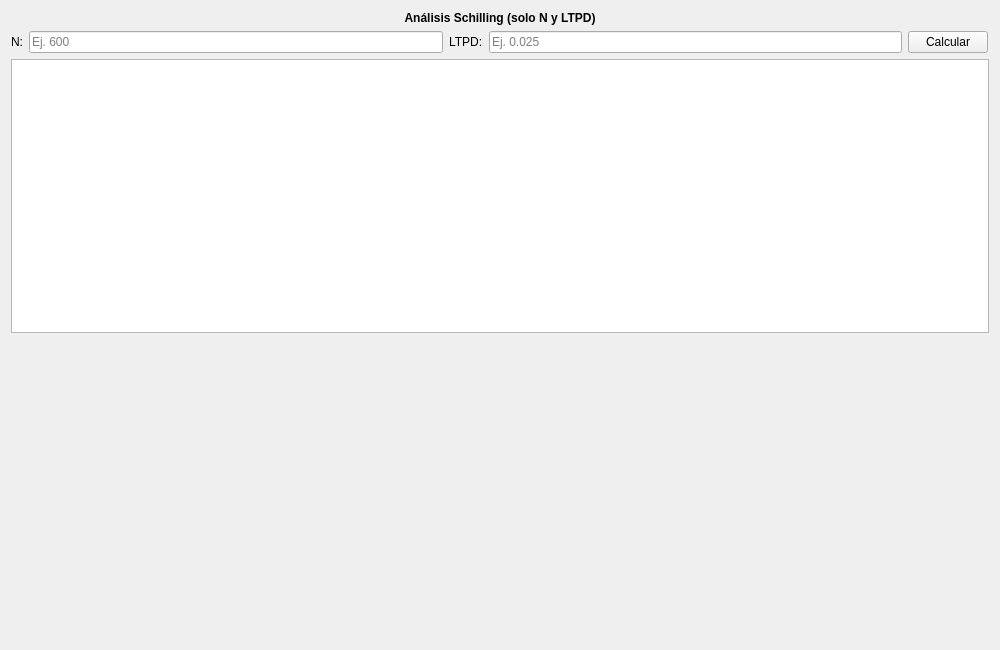
<?xml version="1.0" encoding="UTF-8"?>
<ui version="4.0">
 <class>SchillingView</class>
 <widget class="QWidget" name="SchillingView">
  <property name="geometry">
   <rect>
    <x>0</x>
    <y>0</y>
    <width>1000</width>
    <height>650</height>
   </rect>
  </property>
  <property name="windowTitle">
   <string>Schilling View</string>
  </property>

  <layout class="QVBoxLayout" name="verticalRoot">

   <!-- TÍTULO -->
   <item>
    <widget class="QLabel" name="lblTitle">
     <property name="text">
      <string>&lt;b&gt;Análisis Schilling (solo N y LTPD)&lt;/b&gt;</string>
     </property>
     <property name="alignment">
      <set>Qt::AlignHCenter</set>
     </property>
    </widget>
   </item>

   <!-- PARÁMETROS -->
   <item>
    <layout class="QHBoxLayout" name="hlParams">

     <!-- N -->
     <item>
      <widget class="QLabel" name="lblN">
       <property name="text">
        <string>N:</string>
       </property>
      </widget>
     </item>
     <item>
      <widget class="QLineEdit" name="edN">
       <property name="placeholderText">
        <string>Ej. 600</string>
       </property>
       <property name="minimumWidth">
        <number>100</number>
       </property>
      </widget>
     </item>

     <!-- LTPD -->
     <item>
      <widget class="QLabel" name="lblLTPD">
       <property name="text">
        <string>LTPD:</string>
       </property>
      </widget>
     </item>
     <item>
      <widget class="QLineEdit" name="edLTPD">
       <property name="placeholderText">
        <string>Ej. 0.025</string>
       </property>
       <property name="minimumWidth">
        <number>100</number>
       </property>
      </widget>
     </item>

     <!-- BOTÓN -->
     <item>
      <widget class="QPushButton" name="btnRunSchilling">
       <property name="text">
        <string>Calcular</string>
       </property>
      </widget>
     </item>

     <item>
      <spacer name="spacer"/>
     </item>

    </layout>
   </item>

   <!-- TABLA RESULTADOS -->
   <item>
    <widget class="QTableWidget" name="tblSchilling">
     <property name="minimumHeight">
      <number>200</number>
     </property>
    </widget>
   </item>

   <!-- GRÁFICA -->
   <item>
    <layout class="QVBoxLayout" name="layoutPlot">
     <item>
      <widget class="QWidget" name="plotSchilling">
       <property name="minimumSize">
        <size><width>400</width><height>300</height></size>
       </property>
      </widget>
     </item>
    </layout>
   </item>

  </layout>
 </widget>
 <resources/>
 <connections/>
</ui>
